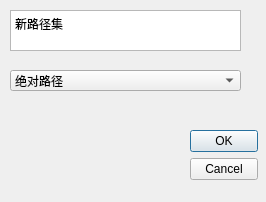
<?xml version="1.0" encoding="UTF-8"?>
<ui version="4.0">
 <class>newPathDlg</class>
 <widget class="QDialog" name="newPathDlg">
  <property name="geometry">
   <rect>
    <x>0</x>
    <y>0</y>
    <width>266</width>
    <height>202</height>
   </rect>
  </property>
  <property name="windowTitle">
   <string>添加新路径</string>
  </property>
  <widget class="QDialogButtonBox" name="buttonBox">
   <property name="geometry">
    <rect>
     <x>190</x>
     <y>130</y>
     <width>68</width>
     <height>66</height>
    </rect>
   </property>
   <property name="orientation">
    <enum>Qt::Vertical</enum>
   </property>
   <property name="standardButtons">
    <set>QDialogButtonBox::Cancel|QDialogButtonBox::Ok</set>
   </property>
  </widget>
  <widget class="QPlainTextEdit" name="plainTextEdit">
   <property name="geometry">
    <rect>
     <x>10</x>
     <y>10</y>
     <width>231</width>
     <height>41</height>
    </rect>
   </property>
   <property name="plainText">
    <string>新路径集</string>
   </property>
  </widget>
  <widget class="QComboBox" name="comboBox">
   <property name="geometry">
    <rect>
     <x>10</x>
     <y>70</y>
     <width>231</width>
     <height>21</height>
    </rect>
   </property>
   <item>
    <property name="text">
     <string>绝对路径</string>
    </property>
   </item>
   <item>
    <property name="text">
     <string>绝对文件名</string>
    </property>
   </item>
  </widget>
 </widget>
 <resources/>
 <connections>
  <connection>
   <sender>buttonBox</sender>
   <signal>accepted()</signal>
   <receiver>newPathDlg</receiver>
   <slot>accept()</slot>
   <hints>
    <hint type="sourcelabel">
     <x>248</x>
     <y>254</y>
    </hint>
    <hint type="destinationlabel">
     <x>157</x>
     <y>274</y>
    </hint>
   </hints>
  </connection>
  <connection>
   <sender>buttonBox</sender>
   <signal>rejected()</signal>
   <receiver>newPathDlg</receiver>
   <slot>reject()</slot>
   <hints>
    <hint type="sourcelabel">
     <x>316</x>
     <y>260</y>
    </hint>
    <hint type="destinationlabel">
     <x>286</x>
     <y>274</y>
    </hint>
   </hints>
  </connection>
 </connections>
</ui>
